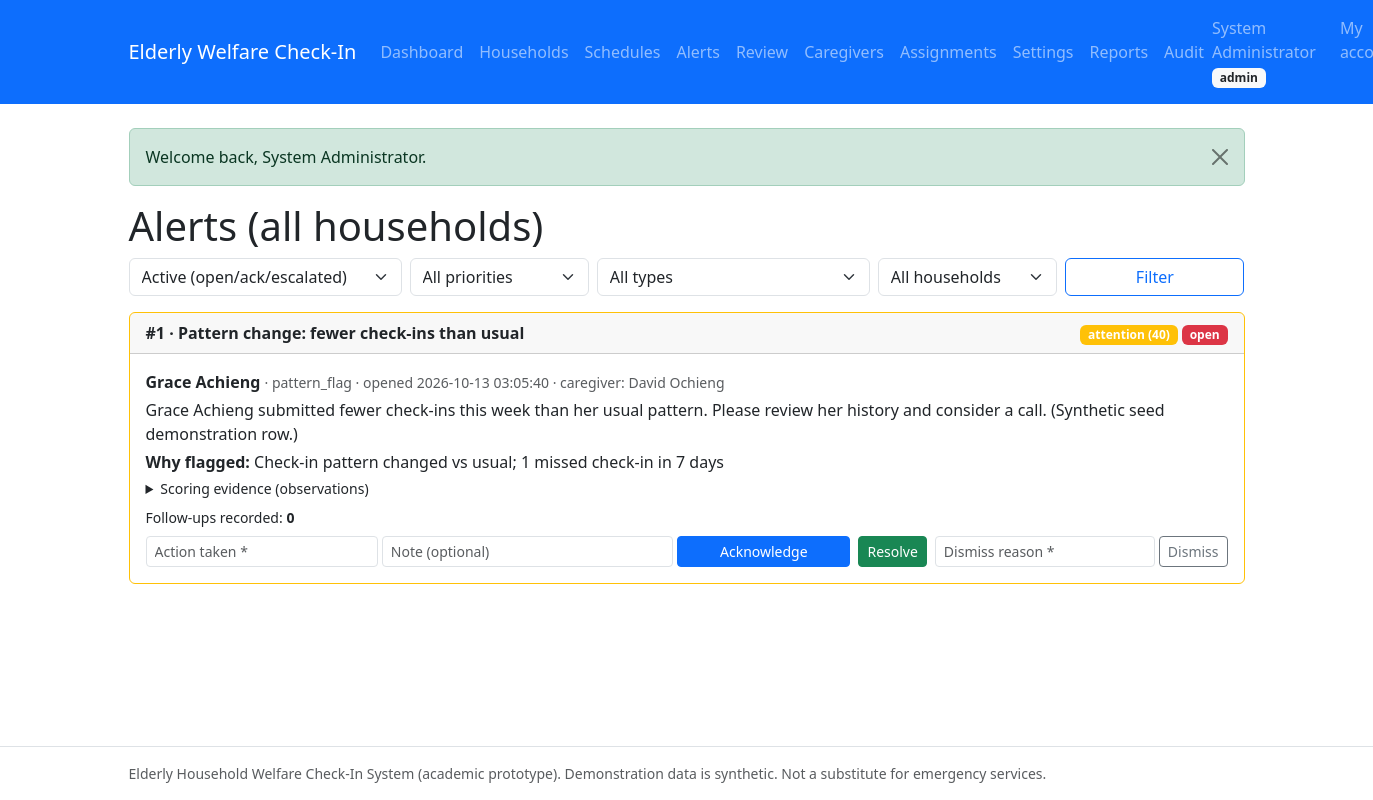
/caregiver/alerts.php (signed in), run on the app's committed database.
### tables this page shows
CREATE TABLE users (
  id                 INT UNSIGNED NOT NULL AUTO_INCREMENT,
  full_name          VARCHAR(100) NOT NULL,
  email              VARCHAR(150) NOT NULL,
  phone              VARCHAR(20) NULL DEFAULT NULL,
  password_hash      VARCHAR(255) NOT NULL COMMENT 'bcrypt hash only, never plain text',
  role               ENUM('admin','caregiver','elderly') NOT NULL
                     COMMENT 'elderly = elderly person OR authorized family member',
  elderly_profile_id INT UNSIGNED NULL DEFAULT NULL
                     COMMENT 'set only for role=elderly; links login to permitted profile',
  status             ENUM('active','suspended') NOT NULL DEFAULT 'active',
  created_at         TIMESTAMP NOT NULL DEFAULT CURRENT_TIMESTAMP,
  updated_at         TIMESTAMP NOT NULL DEFAULT CURRENT_TIMESTAMP ON UPDATE CURRENT_TIMESTAMP,
  PRIMARY KEY (id),
  UNIQUE KEY uq_users_email (email),
  INDEX idx_users_role (role),
  INDEX idx_users_status (status)
);

CREATE TABLE alerts (
  id            INT UNSIGNED NOT NULL AUTO_INCREMENT,
  elderly_id    INT UNSIGNED NOT NULL,
  schedule_id   INT UNSIGNED NULL DEFAULT NULL COMMENT 'set for missed_checkin; NULL for pattern/assistance',
  caregiver_id  INT UNSIGNED NULL DEFAULT NULL COMMENT 'notified caregiver (usually primary)',
  alert_type    ENUM('missed_checkin','pattern_flag','assistance_request','escalation') NOT NULL,
  priority      ENUM('routine','attention','urgent') NOT NULL DEFAULT 'attention'
                COMMENT 'Routine / Attention required / Urgent review (operational only)',
  risk_score    TINYINT UNSIGNED NULL DEFAULT NULL COMMENT '0-100 transparent score',
  title         VARCHAR(150) NOT NULL,
  message       TEXT NOT NULL,
  reason        TEXT NULL DEFAULT NULL COMMENT 'human-readable scoring reasons',
  observations  TEXT NULL DEFAULT NULL COMMENT 'JSON snapshot of scoring inputs',
  status        ENUM('open','acknowledged','escalated','resolved','dismissed')
                NOT NULL DEFAULT 'open',
  escalated_to  INT UNSIGNED NULL DEFAULT NULL,
  escalated_at  DATETIME NULL DEFAULT NULL COMMENT 'set once; never overwritten',
  resolved_at   DATETIME NULL DEFAULT NULL,
  created_at    TIMESTAMP NOT NULL DEFAULT CURRENT_TIMESTAMP,
  updated_at    TIMESTAMP NOT NULL DEFAULT CURRENT_TIMESTAMP ON UPDATE CURRENT_TIMESTAMP,
  PRIMARY KEY (id),
  UNIQUE KEY uq_alert_schedule_type (schedule_id, alert_type),
  INDEX idx_alerts_status_priority (status, priority),
  INDEX idx_alerts_elderly_created (elderly_id, created_at),
  INDEX idx_alerts_caregiver_status (caregiver_id, status),
  CONSTRAINT fk_alerts_elderly FOREIGN KEY (elderly_id)
    REFERENCES elderly_profiles (id) ON DELETE CASCADE ON UPDATE CASCADE,
  CONSTRAINT fk_alerts_schedule FOREIGN KEY (schedule_id)
    REFERENCES checkin_schedules (id) ON DELETE SET NULL ON UPDATE CASCADE,
  CONSTRAINT fk_alerts_caregiver FOREIGN KEY (caregiver_id)
    REFERENCES users (id) ON DELETE SET NULL ON UPDATE CASCADE,
  CONSTRAINT fk_alerts_escalated_to FOREIGN KEY (escalated_to)
    REFERENCES users (id) ON DELETE SET NULL ON UPDATE CASCADE
);

CREATE TABLE elderly_profiles (
  id                           INT UNSIGNED NOT NULL AUTO_INCREMENT,
  full_name                    VARCHAR(100) NOT NULL,
  date_of_birth                DATE NULL DEFAULT NULL,
  gender                       ENUM('male','female','other','prefer_not_to_say') NULL DEFAULT NULL,
  address                      TEXT NULL DEFAULT NULL,
  phone                        VARCHAR(20) NULL DEFAULT NULL,
  emergency_contact_name       VARCHAR(100) NULL DEFAULT NULL,
  emergency_contact_phone      VARCHAR(20) NULL DEFAULT NULL,
  emergency_contact_relationship VARCHAR(50) NULL DEFAULT NULL,
  secondary_contact_user_id    INT UNSIGNED NULL DEFAULT NULL
                               COMMENT 'authorized escalation recipient (FK users)',
  living_situation             VARCHAR(100) NULL DEFAULT NULL,
  welfare_notes                TEXT NULL DEFAULT NULL
                               COMMENT 'non-diagnostic welfare notes only',
  status                       ENUM('active','inactive','archived') NOT NULL DEFAULT 'active',
  created_by                   INT UNSIGNED NULL DEFAULT NULL,
  created_at                   TIMESTAMP NOT NULL DEFAULT CURRENT_TIMESTAMP,
  updated_at                   TIMESTAMP NOT NULL DEFAULT CURRENT_TIMESTAMP ON UPDATE CURRENT_TIMESTAMP,
  PRIMARY KEY (id),
  INDEX idx_elderly_status (status),
  INDEX idx_elderly_name (full_name),
  INDEX idx_elderly_secondary (secondary_contact_user_id),
  CONSTRAINT fk_elderly_secondary FOREIGN KEY (secondary_contact_user_id)
    REFERENCES users (id) ON DELETE SET NULL ON UPDATE CASCADE,
  CONSTRAINT fk_elderly_created_by FOREIGN KEY (created_by)
    REFERENCES users (id) ON DELETE SET NULL ON UPDATE CASCADE
);

### includes/functions.php (called while the page is built, shortened)
<?php
require_once __DIR__ . '/../config/database.php';
function e(?string $value): string
{
    return htmlspecialchars((string) $value, ENT_QUOTES, 'UTF-8');
}
function flashes(): array
{
    $pending = $_SESSION['flashes'] ?? [];
    return $pending;
}

### config/database.php (called while the page is built, shortened)
<?php
try {
    $pdo = new PDO(
        'mysql:host=' . DB_HOST . ';dbname=' . DB_NAME . ';charset=' . DB_CHARSET,
        DB_USER,
        DB_PASS,
        [
            PDO::ATTR_ERRMODE            => PDO::ERRMODE_EXCEPTION,
            PDO::ATTR_DEFAULT_FETCH_MODE => PDO::FETCH_ASSOC,
            PDO::ATTR_EMULATE_PREPARES   => false,
        ]
    );
    $pdo->exec("SET time_zone = '" . DB_TIMEZONE_OFFSET . "'");
} catch (PDOException $e) {
    error_log('Database connection failed: ' . $e->getMessage());
    if (PHP_SAPI === 'cli') {
        fwrite(STDERR, "Database connection failed. Check config/database.php and that MySQL is running.\n");
        exit(1);
    }
    http_response_code(500);
    exit('Database connection failed. Please check the configuration and try again.');
}
function db(): PDO
{
    global $pdo;
    return $pdo;
}

### includes/auth.php (called while the page is built, shortened)
<?php
require_once __DIR__ . '/functions.php';
function current_user(): ?array
{
    $stmt = db()->prepare(
        'SELECT id, full_name, email, role, elderly_profile_id, status
         FROM users WHERE id = :id'
    );
    $stmt->execute(['id' => $_SESSION['user_id']]);
    $user = $stmt->fetch();
    return $user;
}
function require_login(string $loginPath = 'login.php'): array
{
    $user = current_user();
    return $user;
}
function require_role(string|array $roles, string $loginPath = 'login.php'): array
{
    $user = require_login($loginPath);
    $allowed = (array) $roles;
        ?>
        <?php
    return $user;
}
function role_home(string $role): string
{
    return match ($role) {
        'admin'     => 'admin/dashboard.php',
        'caregiver' => 'caregiver/dashboard.php',
        default     => 'elderly/checkin.php',
    };
}

### caregiver/alerts.php (the view, shortened to what this page needs)
<?php
require_once __DIR__ . '/../includes/auth.php';
$user = require_role(['admin', 'caregiver'], '../login.php');
$isAdmin = $user['role'] === 'admin';
$fStatus   = $_GET['status'] ?? 'active';
$page = max(1, (int) ($_GET['page'] ?? 1));
$where = [];
$params = [];
if ($fStatus === 'active') {
    $where[] = "a.status IN ('open','acknowledged','escalated')";
} elseif ($fStatus !== 'all') {
    $where[] = 'a.status = ?';
    $params[] = $fStatus;
}
$whereSql = $where ? 'WHERE ' . implode(' AND ', $where) : '';
$countStmt = db()->prepare("SELECT COUNT(*) FROM alerts a {$whereSql}");
$countStmt->execute($params);
$pg = pager((int) $countStmt->fetchColumn(), 10, $page);
$listStmt = db()->prepare(
    "SELECT a.*, ep.full_name AS household, u.full_name AS caregiver,
            eu.full_name AS escalated_name, cs.title AS schedule_title
     FROM alerts a
     JOIN elderly_profiles ep ON ep.id = a.elderly_id
     LEFT JOIN users u ON u.id = a.caregiver_id
     LEFT JOIN users eu ON eu.id = a.escalated_to
     LEFT JOIN checkin_schedules cs ON cs.id = a.schedule_id
     {$whereSql}
     ORDER BY FIELD(a.status,'open','escalated','acknowledged','resolved','dismissed'),
              FIELD(a.priority,'urgent','attention','routine'), a.created_at DESC
     LIMIT ? OFFSET ?"
);
$listStmt->execute(array_merge($params, [$pg['limit'], $pg['offset']]));
$alerts = $listStmt->fetchAll();
$fuCounts = [];
$prioBadge = ['routine' => 'success', 'attention' => 'warning', 'urgent' => 'danger'];
$statusBadge = ['open' => 'danger', 'escalated' => 'warning', 'acknowledged' => 'primary',
    'resolved' => 'success', 'dismissed' => 'secondary'];
$rootPrefix = '../';
require_once __DIR__ . '/../includes/header.php';
?>
<h1>Alerts<?= $isAdmin ? ' (all households)' : ' (my households)' ?></h1>
<form method="get" class="row g-2 mb-3">
    <div class="col-md-3">
        <select class="form-select" name="status">
            <?php foreach (['active' => 'Active (open/ack/escalated)', 'open' => 'Open', 'acknowledged' => 'Acknowledged', 'escalated' => 'Escalated', 'resolved' => 'Resolved', 'dismissed' => 'Dismissed', 'all' => 'All'] as $v => $l): ?>
                <option value="<?= e($v) ?>" <?= $fStatus === $v ? 'selected' : '' ?>><?= e($l) ?></option>
            <?php endforeach; ?>
        </select>
    </div>
    <div class="col-md-2">
        <select class="form-select" name="priority">
            <option value="">All priorities</option>
        </select>
    </div>
    <div class="col-md-3">
        <select class="form-select" name="type">
            <option value="">All types</option>
        </select>
    </div>
    <div class="col-md-2">
        <select class="form-select" name="elderly_id">
            <option value="">All households</option>
        </select>
    </div>
    <div class="col-md-2"><button class="btn btn-outline-primary w-100" type="submit">Filter</button></div>
</form>
<?php if (!$alerts): ?>
    <div class="alert alert-info">No alerts match. Quiet is good — it means check-ins are being kept.</div>
<?php else: ?>
<?php foreach ($alerts as $a): ?>
<div class="card mb-3 border-<?= e($prioBadge[$a['priority']] ?? 'secondary') ?>">
    <div class="card-header d-flex justify-content-between align-items-center flex-wrap gap-2">
        <strong>#<?= (int) $a['id'] ?> · <?= e($a['title']) ?></strong>
        <span>
            <span class="badge bg-<?= e($prioBadge[$a['priority']] ?? 'secondary') ?>"><?= e($a['priority']) ?> (<?= e((string) ($a['risk_score'] ?? '?')) ?>)</span>
            <span class="badge bg-<?= e($statusBadge[$a['status']] ?? 'secondary') ?>"><?= e($a['status']) ?></span>
        </span>
    </div>
    <div class="card-body">
        <p class="mb-1"><strong><?= e($a['household']) ?></strong>
            <small class="text-muted">· <?= e($a['alert_type']) ?><?= $a['schedule_title'] ? ' · ' . e($a['schedule_title']) : '' ?>
            · opened <?= e($a['created_at']) ?> · caregiver: <?= e($a['caregiver'] ?? '—') ?></small></p>
        <p class="mb-1"><?= e($a['message']) ?></p>
        <p class="mb-1"><strong>Why flagged:</strong> <?= e($a['reason'] ?? '—') ?></p>
        <details class="small mb-2"><summary>Scoring evidence (observations)</summary>
            <pre class="mb-0"><?= e($a['observations'] ?? '{}') ?></pre></details>
        <p class="small mb-2">Follow-ups recorded: <strong><?= e((string) ($fuCounts[$a['id']] ?? 0)) ?></strong>
            <?php if (!$isAdmin): ?>(<a href="followups.php?alert_id=<?= (int) $a['id'] ?>">log one</a>)<?php endif; ?></p>
        <div class="d-flex gap-2 flex-wrap">
        <?php if (in_array($a['status'], ['open', 'escalated'], true)): ?>
            <form method="post" action="alerts.php" class="row g-1 flex-grow-1">
                <div class="col-md-4"><input class="form-control form-control-sm" name="action_taken" required maxlength="100" placeholder="Action taken *"></div>
                <div class="col-md-5"><input class="form-control form-control-sm" name="notes" maxlength="500" placeholder="Note (optional)"></div>
                <div class="col-md-3"><button class="btn btn-sm btn-primary w-100" type="submit">Acknowledge</button></div>
            </form>
        <?php endif; ?>
        <?php if (in_array($a['status'], ['open', 'acknowledged', 'escalated'], true)): ?>
            <form method="post" action="alerts.php">
                <button class="btn btn-sm btn-success" type="submit"
                        data-confirm="Resolve alert #<?= (int) $a['id'] ?>? A completed follow-up with an outcome is required.">Resolve</button>
            </form>
        <?php endif; ?>
        <?php if ($isAdmin && !in_array($a['status'], ['resolved', 'dismissed'], true)): ?>
            <form method="post" action="alerts.php" class="row g-1">
                <div class="col-auto"><input class="form-control form-control-sm" name="notes" required maxlength="500" placeholder="Dismiss reason *"></div>
                <div class="col-auto"><button class="btn btn-sm btn-outline-secondary" type="submit">Dismiss</button></div>
            </form>
        <?php endif; ?>
        </div>
    </div>
</div>
<?php endforeach; ?>
<?php endif; ?>
<?php require_once __DIR__ . '/../includes/footer.php'; ?>

### includes/header.php (shortened to what this page needs)
<?php
require_once __DIR__ . '/functions.php';
require_once __DIR__ . '/auth.php';
$rootPrefix = $rootPrefix ?? '';
$user       = current_user();
$homeUrl    = $rootPrefix . ($user ? role_home($user['role']) : 'index.php');
?>
<!doctype html>
<html lang="en">
<head>
    <link rel="stylesheet" href="<?= e($rootPrefix) ?>assets/css/bootstrap.min.css">
    <link rel="stylesheet" href="<?= e($rootPrefix) ?>assets/css/app.css">
</head>
<body>
<nav class="navbar navbar-expand-lg navbar-dark bg-primary mb-4">
    <div class="container">
        <a class="navbar-brand" href="<?= e($homeUrl) ?>">Elderly Welfare Check-In</a>
        <div class="collapse navbar-collapse" id="nav">
            <ul class="navbar-nav me-auto">
                <?php if ($user && $user['role'] === 'admin'): ?>
                    <li class="nav-item"><a class="nav-link" href="<?= e($rootPrefix) ?>admin/dashboard.php">Dashboard</a></li>
                    <li class="nav-item"><a class="nav-link" href="<?= e($rootPrefix) ?>admin/elderly.php">Households</a></li>
                    <li class="nav-item"><a class="nav-link" href="<?= e($rootPrefix) ?>admin/schedules.php">Schedules</a></li>
                    <li class="nav-item"><a class="nav-link" href="<?= e($rootPrefix) ?>caregiver/alerts.php">Alerts</a></li>
                    <li class="nav-item"><a class="nav-link" href="<?= e($rootPrefix) ?>caregiver/review.php">Review</a></li>
                    <li class="nav-item"><a class="nav-link" href="<?= e($rootPrefix) ?>admin/caregivers.php">Caregivers</a></li>
                    <li class="nav-item"><a class="nav-link" href="<?= e($rootPrefix) ?>admin/assignments.php">Assignments</a></li>
                    <li class="nav-item"><a class="nav-link" href="<?= e($rootPrefix) ?>admin/settings.php">Settings</a></li>
                    <li class="nav-item"><a class="nav-link" href="<?= e($rootPrefix) ?>admin/reports.php">Reports</a></li>
                    <li class="nav-item"><a class="nav-link" href="<?= e($rootPrefix) ?>admin/audit.php">Audit</a></li>
                <?php elseif ($user): ?>
                    <li class="nav-item"><a class="nav-link" href="<?= e($rootPrefix) ?>elderly/checkin.php">My check-ins</a></li>
                    <li class="nav-item"><a class="nav-link" href="<?= e($rootPrefix) ?>elderly/profile.php">My profile</a></li>
                <?php endif; ?>
            </ul>
            <ul class="navbar-nav">
                <?php if ($user): ?>
                    <li class="nav-item navbar-text me-3">
                        <?= e($user['full_name']) ?>
                        <span class="badge bg-light text-dark"><?= e($user['role']) ?></span>
                    </li>
                    <li class="nav-item"><a class="nav-link" href="<?= e($rootPrefix) ?>account.php">My account</a></li>
                <?php else: ?>
                    <li class="nav-item"><a class="nav-link" href="<?= e($rootPrefix) ?>login.php">Log in</a></li>
                <?php endif; ?>
            </ul>
        </div>
    </div>
</nav>
<main class="container mb-5">
    <?php foreach (flashes() as $flash): ?>
        <div class="alert alert-<?= e($flash['type']) ?> alert-dismissible fade show" role="alert">
            <?= e($flash['message']) ?>
            <button type="button" class="btn-close" data-bs-dismiss="alert" aria-label="Close"></button>
        </div>
    <?php endforeach; ?>

### assets/css/app.css (style rules this page uses)
body { display: flex; flex-direction: column; min-height: 100vh; }
main { flex: 1; }

### data on the page
users: full_name "System Administrator", role "admin"
alerts: id "1", title "Pattern change: fewer check-ins than usual", priority "attention", risk_score "40", status "open", elderly.full_name "Grace Achieng", alert_type "pattern_flag", created_at "2026-10-13 03:05:40", caregiver.full_name "David Ochieng", message "Grace Achieng submitted fewer check-ins this week than her usual pattern. Please review her history and consider a call. (Synthetic seed demonstration row.)", reason "Check-in pattern changed vs usual; 1 missed check-in in 7 days", id "0"

### other printed values
$flash['message'] "Welcome back, System Administrator."
form field status "Active (open/ack/escalated)"
